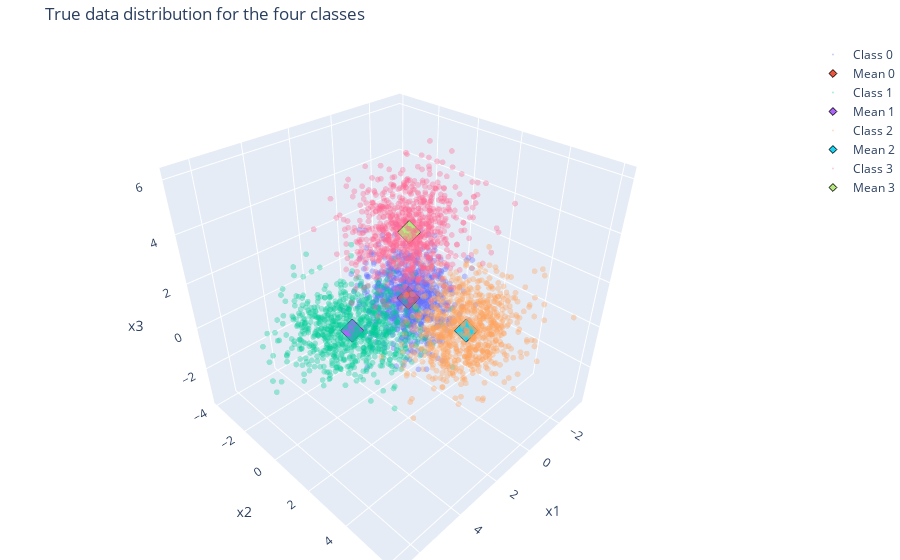

The notebook cell saved with this chart:
### Code cell
import plotly.graph_objects as go
from plotly.subplots import make_subplots

fig = go.Figure()

# plot each class
for c in range(num_class):
    pts = X[y == c] # points for current class
    # plot points
    fig.add_trace(go.Scatter3d(
        x=pts[:,0], y=pts[:,1], z=pts[:,2],
        mode='markers',
        marker=dict(size=2, opacity=0.35),
        name=f"Class {c}"
    ))
    # plot mean
    fig.add_trace(go.Scatter3d(
        x=[means[c][0]], y=[means[c][1]], z=[means[c][2]],
        mode='markers',
        marker=dict(size=6, symbol='diamond', line=dict(width=1, color='black')),
        name=f"Mean {c}"
    ))

# add labels
fig.update_layout(
    title="True data distribution for the four classes",
    scene=dict(xaxis_title='x1', yaxis_title='x2', zaxis_title='x3'),
    legend=dict(x=1.02, y=1.0),
    margin=dict(l=0, r=0, t=40, b=0),
)

fig.show()

### Figure 1 — Plotly figure (JSON) as saved in the notebook; plotly's stock layout.template omitted (floating-point values rounded to 4 significant figures; data arrays with more than 128 entries replaced by an {"elided": "..."} marker saying what was removed)
{"data": [{"marker": {"opacity": 0.35, "size": 2}, "mode": "markers", "name": "Class 0", "type": "scatter3d", "x": {"elided": "800 float values"}, "y": {"elided": "800 float values"}, "z": {"elided": "800 float values"}}, {"marker": {"line": {"color": "black", "width": 1}, "size": 6, "symbol": "diamond"}, "mode": "markers", "name": "Mean 0", "type": "scatter3d", "x": [0], "y": [0], "z": [0]}, {"marker": {"opacity": 0.35, "size": 2}, "mode": "markers", "name": "Class 1", "type": "scatter3d", "x": {"elided": "800 float values"}, "y": {"elided": "800 float values"}, "z": {"elided": "800 float values"}}, {"marker": {"line": {"color": "black", "width": 1}, "size": 6, "symbol": "diamond"}, "mode": "markers", "name": "Mean 1", "type": "scatter3d", "x": [3], "y": [0], "z": [0]}, {"marker": {"opacity": 0.35, "size": 2}, "mode": "markers", "name": "Class 2", "type": "scatter3d", "x": {"elided": "800 float values"}, "y": {"elided": "800 float values"}, "z": {"elided": "800 float values"}}, {"marker": {"line": {"color": "black", "width": 1}, "size": 6, "symbol": "diamond"}, "mode": "markers", "name": "Mean 2", "type": "scatter3d", "x": [0], "y": [3], "z": [0]}, {"marker": {"opacity": 0.35, "size": 2}, "mode": "markers", "name": "Class 3", "type": "scatter3d", "x": {"elided": "800 float values"}, "y": {"elided": "800 float values"}, "z": {"elided": "800 float values"}}, {"marker": {"line": {"color": "black", "width": 1}, "size": 6, "symbol": "diamond"}, "mode": "markers", "name": "Mean 3", "type": "scatter3d", "x": [0], "y": [0], "z": [3]}], "layout": {"legend": {"x": 1.02, "y": 1}, "margin": {"b": 0, "l": 0, "r": 0, "t": 40}, "scene": {"xaxis": {"title": {"text": "x1"}}, "yaxis": {"title": {"text": "x2"}}, "zaxis": {"title": {"text": "x3"}}}, "title": {"text": "True data distribution for the four classes"}}}
